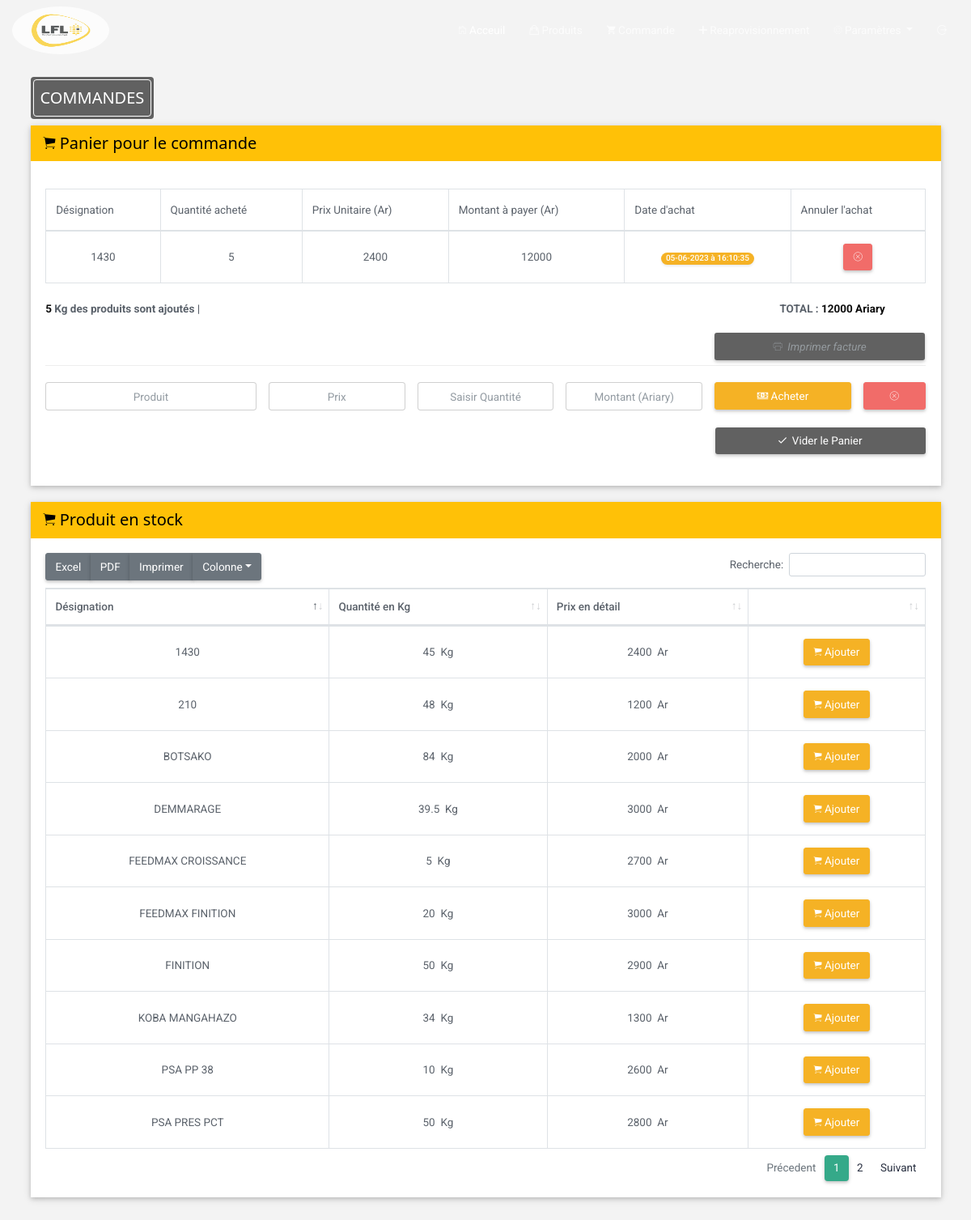
The app's page /pages/form_commande.php with its own data.
### tables this page shows
CREATE TABLE `commande` (
  `id_com` int(4) NOT NULL,
  `design` varchar(255) NOT NULL,
  `qtAchete` float NOT NULL,
  `pu` int(11) DEFAULT NULL,
  `montant` int(11) NOT NULL,
  `dateAchat` timestamp NOT NULL DEFAULT current_timestamp(),
  `idProP` int(4) DEFAULT NULL
);

CREATE TABLE `produit` (
  `id_prod` int(4) NOT NULL,
  `nom_prod` varchar(255) NOT NULL,
  `qt_prod_detail` float NOT NULL,
  `prix_detail` int(11) DEFAULT NULL
);

### pages/form_commande.php (the view, shortened to what this page needs)
<!DOCTYPE html>
<html lang="en">
<head>
  <link rel="stylesheet" href="../assets/bootstrap/css/bootstrap.min.css">
  <link rel="stylesheet" href="../assets/datatables-bs4/css/dataTables.bootstrap4.min.css">
  <link rel="stylesheet" href="../assets/datatables-responsive/css/responsive.bootstrap4.min.css">
  <link rel="stylesheet" href="../assets/datatables-buttons/css/buttons.bootstrap4.min.css">
  <link rel="stylesheet" href="../assets/fontawesome/css/font-awesome.min.css">
  <link rel="stylesheet" href="../dist/css/adminlte.min.css">
  <link rel="stylesheet" href="../assets/css/w3.css">
  <link rel="stylesheet" href="../assets/css/sweetalert.css">
  <link rel="stylesheet" href="../assets/css/style.css">
   <link rel="stylesheet" href="assets/css/styles.css">
  <link rel="stylesheet" href="../assets/Ionicons/css/ionicons.min.css">
</head>
<body>
<div id="header" class="header">
  <nav id="topnav" class="navbar navbar-expand-lg navbar-dark text-capitalize">
    <div class="col-md-1">
      <img src="../assets/img/logo.jpg" alt="logo_LFL" class="w3-circle w3-opacity-min logo">
    </div>
    <div class="container-fluid">
      <div class="collapse navbar-collapse" id="show-menu">
        <ul class="navbar-nav ml-auto">
          <li class="nav-item active">
            <a class="nav-link" href="../index.php"><i class="ion-ios-home-outline"></i> Acceuil</a>
          </li>
          <li class="nav-item">
            <a class="nav-link" href="form_produit.php "><i class="ion-bag"></i> Produits</a>
          </li>
          <li class="nav-item">
            <a class="nav-link" href="form_commande.php"><i class="ion-android-cart"></i> Commande</a>
          </li>
          <li class="nav-item">
            <a class="nav-link" href="reaprov.php"><i class="ion-plus"></i> Reaprovisionnement</a>
          </li>
          <li class="dropdown nav-item">
            <a href="#" class="dropdown-toggle nav-link" data-toggle="dropdown">
              <i class="ion-ios-gear-outline"></i> Paramètres
            </a>
          </li>
          <li class="nav-item pull-right">
          <a class="nav-link" data-toggle="tooltip" data-placement="top" title="Se déconnecter" href=" ">
            <span class="ion-log-out" aria-hidden="true"></span>
          </a>
          </li>
        </ul>
      </div>
    </div>
  </nav>
</div>
<div class="container">
        <div class="row mb-2">
            <div class="col-sm-6">
              <div  id="tags" class="w3-tag w3-round w3-dark-gray " style="padding:3px;">
                <div class="w3-tag w3-round w3-dark-gray w3-border w3-border-white">
                  <h4>COMMANDES</h4>
                </div>
              </div>
            </div>
        </div>
<div class="w3-card" id="card">
    <header class="w3-container w3-amber">
      <h4 align="left">
        <span class="ion ion-ios-cart"></span> Panier pour le commande
      </h4>
     </header>
    <div class="card-body">
        <div class="d-flex">
        </div>
            <table class="table table-bordered dt-responsive nowrap bulk_action">
            <thead>
                <tr>
                    <td>Désignation</td>
                    <td>Quantité acheté</td>
                    <td>Prix Unitaire  (Ar)</td>
                    <td>Montant à payer (Ar)</td>
                    <td>Date d'achat</td>
                    <td>Annuler l'achat</td>
                </tr>
            </thead>
            <tbody>
            <?php
             try{
                $pdo_options[PDO::ATTR_ERRMODE] = PDO::ERRMODE_EXCEPTION;
                $bdd = new PDO('mysql:host=localhost;dbname=vente_provande', 'root', '',$pdo_options);
                $reponse = $bdd->query('SELECT * FROM commande');
                $somme=0;
                while ($donnees=$reponse->fetch()){
                     $qte=$donnees['qtAchete'];
                     $somme=$somme+$qte;
                       ?>
                    <tr align="center">
                      <td><?php echo $donnees['design'] ?></td>
                      <td><?php echo $donnees['qtAchete']?> </td>
                      <td><?php echo $donnees['pu'] ?></td>
                      <td><?php echo $donnees['montant'] ?></td>
                      <td><span class="badge badge-pill badge-warning"><?=date('d-m-Y à H:i:s',strtotime($donnees['dateAchat'])) ?></span></td>
                      <td>
                       <a onclick="return  confirm('Annuler ce Achat?')" href="supprimerPanier.php?$id=<?php echo $donnees['id'] ?>&qte=<?php echo $donnees['qtAchete']  ?>&idProPan=<?php echo $donnees['idProP'] ?>&date=<?php echo $donnees['dateAchat'] ?>"
                         class="btn btn-danger"><i class="ion-ios-close-outline"></i></a>
                      </td>
                   </tr>
                   <?php
                     }
                      }catch(Exception $e){
                         die('Erreur : '.$e->getMessage());
                      }
                    ?>
            </tbody>
        </table>
        <br>
        <?php echo '<span class="select"><strong><span class="ch">'.$somme.'</span> Kg des produits sont ajoutés | </strong></span>'?>
                  <?php
                      try{
                          $pdo_options[PDO::ATTR_ERRMODE] = PDO::ERRMODE_EXCEPTION;
                          $bdd = new PDO('mysql:host=localhost;dbname=vente_provande', 'root', '',
                          $pdo_options);
                          $reponse = $bdd->query('SELECT sum(montant) FROM commande');
                          $donnees=$reponse->fetch();
                          if(empty($donnees['sum(montant)'])){
                          echo'<div class="tot"><strong >TOTAL : <span class="ch"> 0 Ariary</span> </strong></div><br>';
                          }else{
                          echo'<div class="tot"><strong >TOTAL : <span class="ch">'.$donnees['sum(montant)'].' Ariary</span> </strong></div><br><br>';
                          }
                      }
                          catch(Exception $e)
                          {
                           die('Erreur : '.$e->getMessage());
                      }
        ?>
        <div class="row pull-right">
           <button class="btn w3-dark-gray viderP"><a href="factures.php"><i class="ion-ios-printer-outline">&nbsp;&nbsp;Imprimer facture</i></a></button>
          </div><br>
        <hr>
        <form name="frm" class="frm" action="rupture.php" method="post" onsubmit="return ControlStock()">
              <div class="row">
                    <div class="col-3">
                       <input type="text" id="nomProd" name="design" placeholder="Produit"
                       value="<?php if(isset($_GET['nom'])){echo $_GET['nom'] ; } ?>" class="form-control" />
                    </div>
                    <div class="col-2">
                       <input type="text" id="pu1" name="prixU" placeholder="Prix"
                       value="<?php if(isset($_GET['prix'])){echo $_GET['prix'] ; } ?>" class="form-control"/>
                    </div>
                    <div class="col-2">
                       <input type="txt" id="qt1" name="qteAchete" placeholder="Saisir Quantité" class="form-control" onclick="calculmontant()" onkeyup="calculmontant()"   required/>
                    </div>
                    <div class="col-2">
                        <input type="text" id="montant" name="montant1" placeholder="Montant (Ariary)" class="form-control" />
                    </div>
                    <div class="col-2">
                      <button type="submit" class="btn btn-warning btn-block"><i class="ion-cash"></i> Acheter</button>
                    </div>
                    <div class="col-1">
                      <button id="vider" type="reset" class="btn btn-danger btn-block"><i class="ion-ios-close-outline"></i></button>
                    </div>
              </div><br>
                <div class="row">
                  <div align="right" class="col-12">
                    <button type="submit" data-toggle="modal" data-target="#viderPanier" class="btn w3-dark-gray vid"><i class="ion-android-done"></i>&nbsp;&nbsp;Vider le Panier</button>
                  </div>
                </div>
            </div><br>
    </div>
</div>
<br>
<div class="container">
<div class="w3-card" id="card">
    <header class="w3-container w3-amber">
      <h4><span class="ion ion-ios-cart"></span>&nbsp;Produit en stock</h4>
     </header>
    <div class="card-body">
        <table id="example1" class="table table-bordered dt-responsive nowrap bulk_action">
            <thead>
                <tr>
                    <th>Désignation</th>
                    <th>Quantité en Kg</th>
                    <th>Prix en détail</th>
                    <th></th>
                </tr>
            </thead>
            <tbody>
            <?php
                try{
                  $pdo_options[PDO::ATTR_ERRMODE] = PDO::ERRMODE_EXCEPTION;
                  $bdd = new PDO('mysql:host=localhost;dbname=vente_provande', 'root', '',$pdo_options);
                  $reponse = $bdd->query('SELECT id_prod,nom_prod,qt_prod_detail,prix_detail FROM produit');
                  while ($produits=$reponse->fetch()){
            ?>
                 <tr align="center">
                    <td><?php echo $produits['nom_prod'] ?></td>
                    <td class=" "><?php echo $produits['qt_prod_detail'] ?>&nbsp;&nbsp;Kg</td>
                    <td><?php echo  $produits['prix_detail'] ?>&nbsp;&nbsp;Ar</td>
                    <td>
                      <a href="../pages/form_commande.php?&nom=<?php echo $produits['nom_prod'] ?>&prix=<?php echo $produits['prix_detail'] ?>&qte=<?php echo $produits['qt_prod_detail'] ?>&idPro=<?php echo $produits['id_prod'] ?> ">
                    <button class="btn btn-warning" > <span class="ion ion-ios-cart"></span> Ajouter</button></a>
                    </td>
                 </tr>
            <?php
              }
                }catch(Exception $e){
                  die('Erreur : '.$e->getMessage());
                }
			    	?>
            </tbody>
        </table>
    </div>
</div><br>
</div>
</body>
</html>

### assets/css/w3.css (style rules this page uses)
html { box-sizing:border-box }
*,*:before,*:after { box-sizing:inherit }
html { -ms-text-size-adjust:100%;-webkit-text-size-adjust:100% }
body { margin:0 }
article,aside,details,figcaption,figure,footer,header,main,menu,nav,section { display:block }
a { background-color:transparent }
b,strong { font-weight:bolder }
img { border-style:none }
hr { box-sizing:content-box;height:0;overflow:visible }
button,input,select,textarea,optgroup { font:inherit;margin:0 }
button,input { overflow:visible }
button,select { text-transform:none }
button,[type=button],[type=reset],[type=submit] { -webkit-appearance:button }
html,body { font-family:Verdana,sans-serif;font-size:15px;line-height:1.5 }
html { overflow-x:hidden }
h4 { font-size:20px }
h1,h2,h3,h4,h5,h6 { font-family:"Segoe UI",Arial,sans-serif;font-weight:400;margin:10px 0 }
hr { border:0;border-top:1px solid #eee;margin:20px 0 }
img { vertical-align:middle }
a { color:inherit }
.w3-badge,.w3-tag { background-color:#000;color:#fff;display:inline-block;padding-left:8px;padding-right:8px;text-align:center }
.w3-container:after,.w3-container:before,.w3-panel:after,.w3-panel:before,.w3-row:after,.w3-row:before,.w3-row-padding:after,.w3-row-padding:before, .w3-cell-row:before,.w3-cell-row:after,.w3-clear:after,.w3-clear:before,.w3-bar:before,.w3-bar:after { content:"";display:table;clear:both }
.w3-circle { border-radius:50% }
.w3-round,.w3-round-medium { border-radius:4px }
.w3-container,.w3-panel { padding:0.01em 16px }
.w3-card,.w3-card-2 { box-shadow:0 2px 5px 0 rgba(0,0,0,0.16),0 2px 10px 0 rgba(0,0,0,0.12) }
.w3-opacity-min { opacity:0.75 }
.w3-border { border:1px solid #ccc!important }
.w3-amber,.w3-hover-amber:hover { color:#000!important;background-color:#ffc107!important }
.w3-dark-grey,.w3-hover-dark-grey:hover,.w3-dark-gray,.w3-hover-dark-gray:hover { color:#fff!important;background-color:#616161!important }
.w3-border-white,.w3-hover-border-white:hover { border-color:#fff!important }

### assets/css/style.css (style rules this page uses)
body { background-color: #e4e4e4f7; }
#nomProd { border:1px solid rgba(100,100,100,0.3); height: 35px; text-align: center; color: black; }
#pu1 { border:1px solid rgba(100,100,100,0.3); height: 35px; text-align: center; color: black; }
#qt1 { border:1px solid rgba(100,100,100,0.3); height: 35px; text-align: center; color: black; }
#montant { border:1px solid rgba(100,100,100,0.3); height: 35px; text-align: center; color: black; }
#card { background-color: white; }
.tot { margin-right:50px; float: right; }
.ch { color:rgb(12, 12, 12); }
#tags { margin-top: 15px; }
.viderP { width: 260px; margin-right: 8px; }
.vid { width: 260px; }
#topnav { position: fixed; right: 0; left: 0; top: 0; z-index: 1030; border: 0; -webkit-transition: all .5s ease; transition: all .5s ease; min-height: 62px; }
#header { margin-top: 80px; }
.logo { width: 120px; height: 59px; }

### assets/css/styles.css (style rules this page uses)
body { background-repeat: repeat; background: #f3f3f3; font-family: "Roboto", sans-serif; color: #5b626b; font-size: 13.5px; }
html { overflow-x: hidden; position: relative; min-height: 100%; }
h1, h2, h3, h4, h5, h6 { margin: 10px 0; }
a { color: #949a9e; }
.badge { font-weight: 500; -webkit-box-shadow: 0 2px 3px rgba(0, 0, 0, 0.08); box-shadow: 0 2px 3px rgba(0, 0, 0, 0.08); }
.badge-warning { background-color: #f5b225; color: white; }
body { padding-bottom: 65px; }
.container-fluid { width: 95%; }
#topnav { position: fixed; right: 0; left: 0; top: 0; z-index: 1030; background-color: transparent; border: 0; -webkit-transition: all .5s ease; transition: all .5s ease; min-height: 62px; }
.btn { border-radius: 3px; font-size: 13.5px; -webkit-box-shadow: 0 2px 3px rgba(0, 0, 0, 0.1), 0 2px 5px rgba(0, 0, 0, 0.15); box-shadow: 0 2px 3px rgba(0, 0, 0, 0.1), 0 2px 5px rgba(0, 0, 0, 0.15); }
.btn-primary, .btn-success, .btn-info, .btn-warning, .btn-danger, .btn-dark, .btn-pink, .btn-purple, .btn-indigo, .btn-teal, .btn-lime, .btn-orange, .btn-brown, .btn-blue-grey { color: #ffffff; }
.btn-warning { background-color: #f5b225; border: 1px solid #f5b225; }
.btn-danger { background-color: #f16c69; border: 1px solid #f16c69; }
.form-control { font-size: 13.5px; }
th { font-weight: 500; }
.table > tbody > tr > td, .table > tfoot > tr > td, .table > thead > tr > td { padding: 15px 12px; }
.table td, .table th { vertical-align: middle; }

### records on screen
commande: design "1430", qtAchete "5", pu "2400", montant "12000", dateAchat "05-06-2023 à 16:10:35"
produit: nom_prod "DEMMARAGE", qt_prod_detail "39.5", prix_detail "3000"
produit: nom_prod "FINITION", qt_prod_detail "50", prix_detail "2900"
produit: nom_prod "FEEDMAX CROISSANCE", qt_prod_detail "5", prix_detail "2700"
produit: nom_prod "FEEDMAX FINITION", qt_prod_detail "20", prix_detail "3000"
produit: nom_prod "BOTSAKO", qt_prod_detail "84", prix_detail "2000"
produit: nom_prod "210", qt_prod_detail "48", prix_detail "1200"
produit: nom_prod "1430", qt_prod_detail "45", prix_detail "2400"
produit: nom_prod "PSA PP 38", qt_prod_detail "10", prix_detail "2600"
produit: nom_prod "PSA PRES PCT", qt_prod_detail "50", prix_detail "2800"
produit: nom_prod "KOBA MANGAHAZO", qt_prod_detail "34", prix_detail "1300"

### other values on screen
$somme "5"
$donnees['sum(montant)'] "12000"
